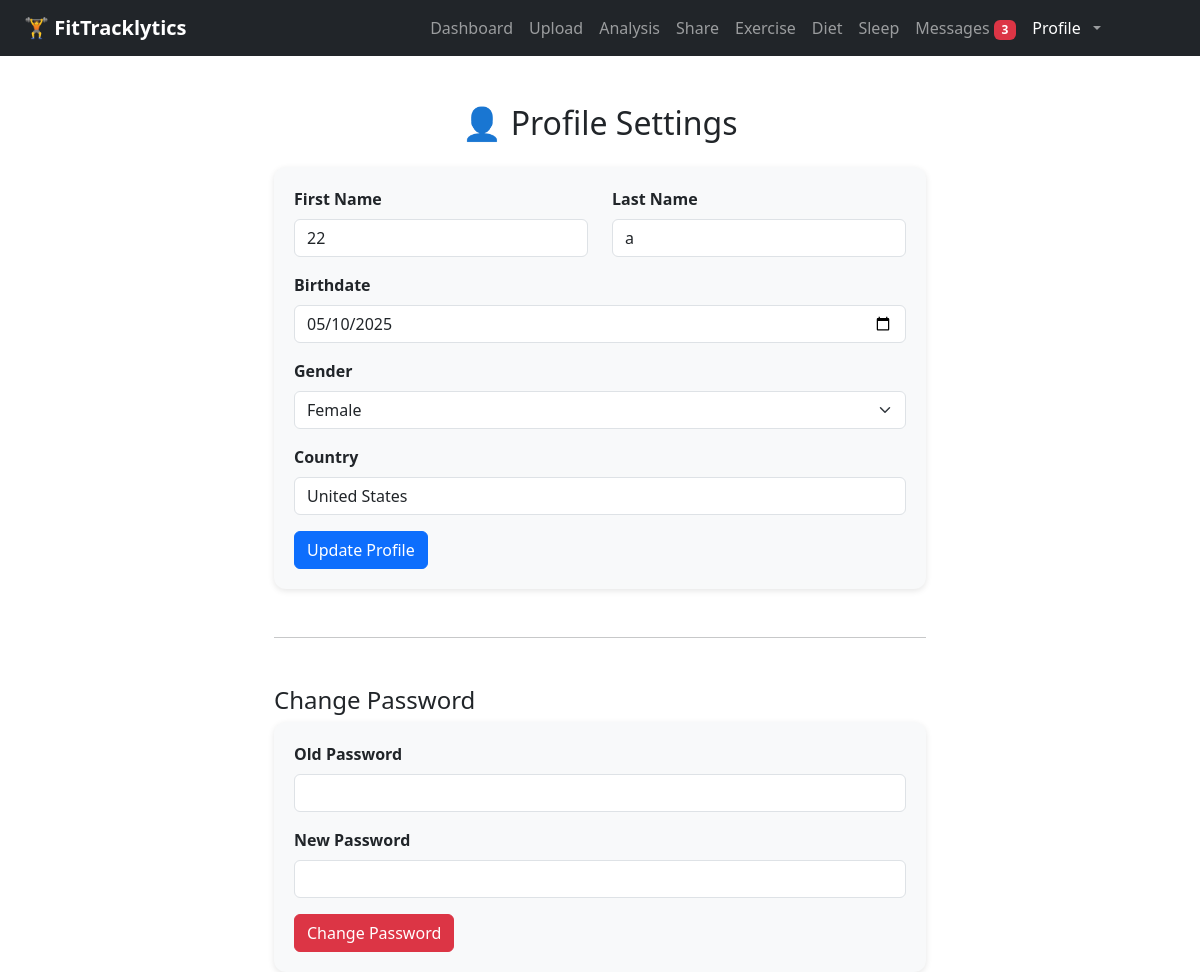
Screenshot of /profile (signed in) with the database file from the repository.
### app/models.py (models this page shows)
class User(db.Model):
    id = db.Column(db.Integer, primary_key=True)
    first_name = db.Column(db.String(100))
    last_name = db.Column(db.String(100))
    email = db.Column(db.String(120), unique=True, nullable=False)
    password = db.Column(db.String(200), nullable=False)
    birthdate = db.Column(db.String(20))
    gender = db.Column(db.String(20))
    country = db.Column(db.String(100))
    exercise_entries = db.relationship("ExerciseEntry", backref="user", cascade="all, delete-orphan")
    diet_entries = db.relationship("DietEntry", backref="user", cascade="all, delete-orphan")
    sleep_entries = db.relationship("SleepEntry", backref="user", cascade="all, delete-orphan")

### app/routes.py (the view)
@main.route("/profile")
def profile():
    if "user_id" not in session:
        return redirect(url_for("main.login"))
    user = User.query.get(session["user_id"])
    return render_template("profile.html", user=user)

### app/__init__.py (called while the page is built)
def create_app(config_class=None):
    app = Flask(__name__)
    if config_class:
        app.config.from_object(config_class)
    else:
        app.config['SECRET_KEY'] = "super-secret-key"
        app.config['SQLALCHEMY_DATABASE_URI'] = 'sqlite:///tracker.db'
        app.config['SQLALCHEMY_TRACK_MODIFICATIONS'] = False
    db.init_app(app)
    migrate.init_app(app, db)  # Bind migrate after app is created
    print("current database config is：", app.config['SQLALCHEMY_DATABASE_URI'])
    from . import models
    @app.context_processor
    def inject_message_model():
        return dict(Message=models.Message)
    from .routes import main
    app.register_blueprint(main)
    return app

### app/templates/profile.html (shortened to what this page needs)
{% extends "base.html" %}
{% block content %}
<link rel="stylesheet" href="{{ url_for('static', filename='css/profile.css') }}">
<div class="container mt-5">
  <h2 class="text-center mb-4">👤 Profile Settings</h2>
  <form id="profileForm">
    <div class="row mb-3">
      <div class="col">
        <label class="form-label">First Name</label>
        <input type="text" class="form-control" name="first_name" value="{{ user.first_name }}">
      </div>
      <div class="col">
        <label class="form-label">Last Name</label>
        <input type="text" class="form-control" name="last_name" value="{{ user.last_name }}">
      </div>
    </div>
    <div class="mb-3">
      <label class="form-label">Birthdate</label>
      <input type="date" class="form-control" name="birthdate" value="{{ user.birthdate }}">
    </div>
    <div class="mb-3">
      <label class="form-label">Gender</label>
      <select class="form-select" name="gender">
        <option {{ 'selected' if user.gender == 'Female' }}>Female</option>
      </select>
    </div>
    <div class="mb-3">
      <label class="form-label">Country</label>
      <input type="text" class="form-control" name="country" value="{{ user.country }}">
    </div>
    <button type="submit" class="btn btn-primary">Update Profile</button>
  </form>
  <hr class="my-5">
  <h4> Change Password</h4>
  <form id="passwordForm">
    <div class="mb-3">
      <label class="form-label">Old Password</label>
      <input type="password" class="form-control" name="old_password" required>
    </div>
    <div class="mb-3">
      <label class="form-label">New Password</label>
      <input type="password" class="form-control" name="new_password" required>
    </div>
    <button type="submit" class="btn btn-danger">Change Password</button>
  </form>
</div>
{% endblock %}

### app/static/css/profile.css (style rules this page uses)
.container { max-width: 700px; }
label { font-weight: bold; }
form { background-color: #f8f9fa; padding: 20px; border-radius: 12px; box-shadow: 0 2px 6px rgba(0, 0, 0, 0.1); }
hr { margin: 40px 0; }

### rows the page displays
User: first_name "22", last_name "a", birthdate "05/10/2025", country "United States"

### other values shown
{{ unread_count }} "3"
